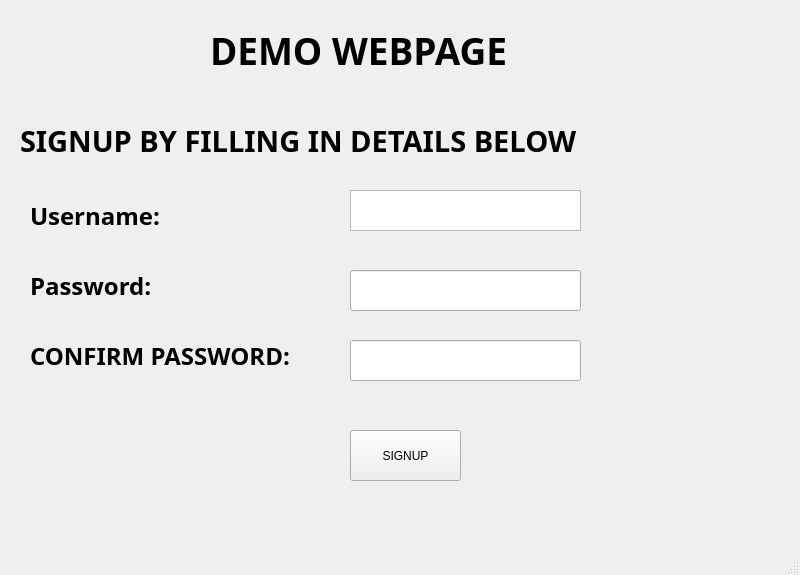
<?xml version="1.0" encoding="UTF-8"?>
<ui version="4.0">
 <class>MainWindow</class>
 <widget class="QMainWindow" name="MainWindow">
  <property name="geometry">
   <rect>
    <x>0</x>
    <y>0</y>
    <width>800</width>
    <height>575</height>
   </rect>
  </property>
  <property name="windowTitle">
   <string>MainWindow</string>
  </property>
  <widget class="QWidget" name="centralwidget">
   <widget class="QLabel" name="label">
    <property name="geometry">
     <rect>
      <x>30</x>
      <y>190</y>
      <width>171</width>
      <height>51</height>
     </rect>
    </property>
    <property name="font">
     <font>
      <family>Segoe UI Black</family>
      <pointsize>18</pointsize>
      <weight>75</weight>
      <bold>true</bold>
     </font>
    </property>
    <property name="cursor">
     <cursorShape>ArrowCursor</cursorShape>
    </property>
    <property name="frameShape">
     <enum>QFrame::NoFrame</enum>
    </property>
    <property name="frameShadow">
     <enum>QFrame::Plain</enum>
    </property>
    <property name="text">
     <string>Username:</string>
    </property>
    <property name="textFormat">
     <enum>Qt::PlainText</enum>
    </property>
   </widget>
   <widget class="QTextEdit" name="uname">
    <property name="geometry">
     <rect>
      <x>350</x>
      <y>190</y>
      <width>231</width>
      <height>41</height>
     </rect>
    </property>
    <property name="cursor" stdset="0">
     <cursorShape>PointingHandCursor</cursorShape>
    </property>
    <property name="html">
     <string>&lt;!DOCTYPE HTML PUBLIC &quot;-//W3C//DTD HTML 4.0//EN&quot; &quot;http://www.w3.org/TR/REC-html40/strict.dtd&quot;&gt;
&lt;html&gt;&lt;head&gt;&lt;meta name=&quot;qrichtext&quot; content=&quot;1&quot; /&gt;&lt;style type=&quot;text/css&quot;&gt;
p, li { white-space: pre-wrap; }
&lt;/style&gt;&lt;/head&gt;&lt;body style=&quot; font-family:'MS Shell Dlg 2'; font-size:8.25pt; font-weight:400; font-style:normal;&quot;&gt;
&lt;p style=&quot;-qt-paragraph-type:empty; margin-top:0px; margin-bottom:0px; margin-left:0px; margin-right:0px; -qt-block-indent:0; text-indent:0px;&quot;&gt;&lt;br /&gt;&lt;/p&gt;&lt;/body&gt;&lt;/html&gt;</string>
    </property>
   </widget>
   <widget class="QLabel" name="label_2">
    <property name="geometry">
     <rect>
      <x>30</x>
      <y>260</y>
      <width>171</width>
      <height>51</height>
     </rect>
    </property>
    <property name="font">
     <font>
      <family>Segoe UI Black</family>
      <pointsize>18</pointsize>
      <weight>75</weight>
      <bold>true</bold>
     </font>
    </property>
    <property name="text">
     <string>Password:</string>
    </property>
    <property name="textFormat">
     <enum>Qt::PlainText</enum>
    </property>
   </widget>
   <widget class="QLineEdit" name="pwd">
    <property name="geometry">
     <rect>
      <x>350</x>
      <y>270</y>
      <width>231</width>
      <height>41</height>
     </rect>
    </property>
    <property name="echoMode">
     <enum>QLineEdit::Password</enum>
    </property>
   </widget>
   <widget class="QLineEdit" name="repwd">
    <property name="geometry">
     <rect>
      <x>350</x>
      <y>340</y>
      <width>231</width>
      <height>41</height>
     </rect>
    </property>
    <property name="echoMode">
     <enum>QLineEdit::Password</enum>
    </property>
   </widget>
   <widget class="QLabel" name="label_3">
    <property name="geometry">
     <rect>
      <x>30</x>
      <y>330</y>
      <width>281</width>
      <height>51</height>
     </rect>
    </property>
    <property name="font">
     <font>
      <family>Segoe UI Black</family>
      <pointsize>18</pointsize>
      <weight>75</weight>
      <bold>true</bold>
     </font>
    </property>
    <property name="text">
     <string>CONFIRM PASSWORD:</string>
    </property>
    <property name="textFormat">
     <enum>Qt::PlainText</enum>
    </property>
   </widget>
   <widget class="QPushButton" name="signup">
    <property name="geometry">
     <rect>
      <x>350</x>
      <y>430</y>
      <width>111</width>
      <height>51</height>
     </rect>
    </property>
    <property name="text">
     <string>SIGNUP</string>
    </property>
   </widget>
   <widget class="QLabel" name="label_4">
    <property name="geometry">
     <rect>
      <x>20</x>
      <y>120</y>
      <width>751</width>
      <height>41</height>
     </rect>
    </property>
    <property name="font">
     <font>
      <family>Segoe Script</family>
      <pointsize>22</pointsize>
      <weight>75</weight>
      <bold>true</bold>
     </font>
    </property>
    <property name="text">
     <string>SIGNUP BY FILLING IN DETAILS BELOW</string>
    </property>
   </widget>
   <widget class="QLabel" name="label_5">
    <property name="geometry">
     <rect>
      <x>210</x>
      <y>30</y>
      <width>371</width>
      <height>41</height>
     </rect>
    </property>
    <property name="font">
     <font>
      <family>Segoe Script</family>
      <pointsize>28</pointsize>
      <weight>75</weight>
      <bold>true</bold>
     </font>
    </property>
    <property name="text">
     <string>DEMO WEBPAGE</string>
    </property>
   </widget>
  </widget>
  <widget class="QMenuBar" name="menubar">
   <property name="geometry">
    <rect>
     <x>0</x>
     <y>0</y>
     <width>800</width>
     <height>21</height>
    </rect>
   </property>
  </widget>
  <widget class="QStatusBar" name="statusbar"/>
 </widget>
 <resources/>
 <connections/>
</ui>
